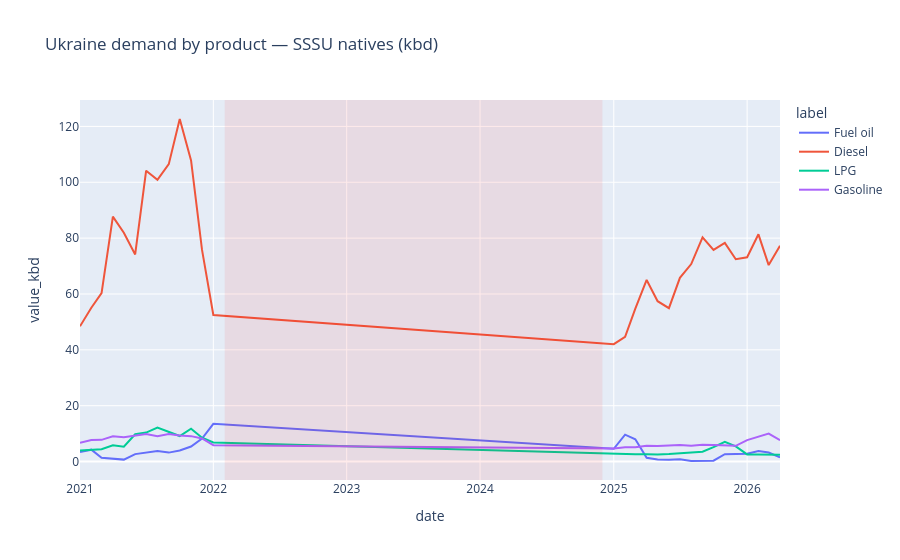

Here is the notebook cell this chart was saved with:
### Markdown cell above
## 5. Native products (demand)

### Code cell
plot_df = demand[demand["product_native"].isin(CHART_PRODUCTS)].copy()
plot_df["label"] = plot_df["product_native"].map(DISPLAY_LABELS)
fig = px.line(
    plot_df,
    x="date",
    y="value_kbd",
    color="label",
    title="Ukraine demand by product — SSSU natives (kbd)",
)
fig.update_traces(connectgaps=False)
fig.add_vrect(
    x0=WAR_DEMAND_GAP_START,
    x1=WAR_DEMAND_GAP_END,
    fillcolor="rgba(255,0,0,0.08)",
    line_width=0,
)
fig.show()
